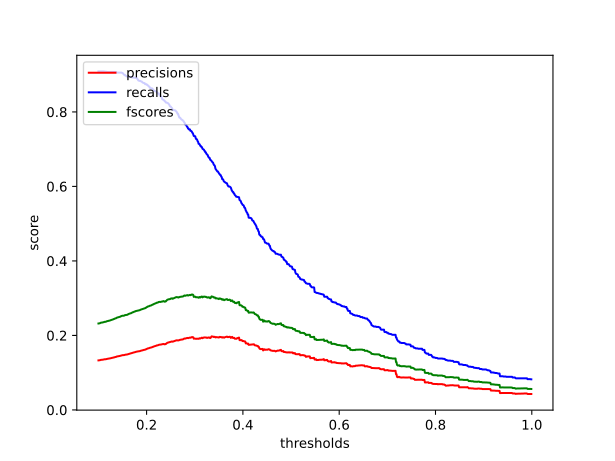

Reproduce this figure in Python.
import os
import csv
import math
import numpy as np
import matplotlib.pyplot as plt
from queue import PriorityQueue as PQ

directory = [os.getcwd() + '/new_processed-data-labeled', os.getcwd() + '/processed-data-unlabeled']

text = 0
lemma = 1
dic_word = 2
word_index = 3
pos = 4
dep = 5
stop = 6
label = 7

doc_with_term = {} # term -> number of documents with term t in it
total_num_of_doc = 0 # total number of documents

def build_dic(cwds):
	global doc_with_term
	global total_num_of_doc

	occ_in_this_doc = {} # term -> number of times term t appears in a document

	for cwd in cwds:

		for filename in os.listdir(cwd):
			
			if filename != None and filename[0] != 'p':
				continue

			with open(os.path.join(cwd, filename), 'r') as csv_file:
				csv_reader = csv.reader(csv_file, delimiter=',')

				for row in csv_reader:
					if row[dic_word] not in occ_in_this_doc:
						occ_in_this_doc[row[dic_word]] = 1
					else:
						occ_in_this_doc[row[dic_word]] += 1

				for k in occ_in_this_doc:
					if k not in doc_with_term:
						doc_with_term[k] = 1
					else:
						doc_with_term[k] += 1

				total_num_of_doc += 1
				occ_in_this_doc.clear()

	return doc_with_term, total_num_of_doc

def calc_tfidf(cwd, filename, threshold):
	global doc_with_term
	global total_num_of_doc

	tp = 0
	fp = 0
	fn = 0
	tn = 0
	
	occ_in_this_doc = {}
	keywords = set()

	with open(os.path.join(cwd, filename), 'r') as csv_file:
			csv_reader = csv.reader(csv_file, delimiter=',')

			for row in csv_reader:
				if row[dic_word] not in occ_in_this_doc:
					occ_in_this_doc[row[dic_word]] = 1
				else:
					occ_in_this_doc[row[dic_word]] += 1

				if row[label] == '1':
					keywords.add(row[lemma].lower())

			word_count = sum(occ_in_this_doc.values())

			scores = []

			for k in occ_in_this_doc:
				tf = occ_in_this_doc[k]/word_count
				idf = math.log(total_num_of_doc/doc_with_term[k])
				tfidf = tf * idf

				# print(tfidf)
				
				if tfidf > threshold:
					if k in keywords:
						tp += 1
					else:
						fp += 1
				else:
					if k in keywords:
						fn += 1
					else:
						tn += 1

			occ_in_this_doc.clear()
			keywords.clear()

	precision = 0
	recall = 0

	if tp+fp != 0:
		precision = tp/(tp+fp) * word_count

	if tp+fn != 0:
		recall = tp/(tp+fn) * word_count

	return precision, recall, word_count


def cross_validation(thresholds):
	precisions = []
	recalls = []
	fscores = []

	for threshold in thresholds:
		# print("#####", threshold)
		i = 0
		precision = 0
		recall = 0
		word_count = 0
		
		for filename in os.listdir(directory[0]):

			if filename != None and filename[0] != 'p':
					continue

			if i < 900:
				i += 1
				continue

			i += 1

			p, r, w = calc_tfidf(directory[0], filename, threshold)

			# print(i, p, r, w)

			precision += p
			recall += r
			word_count += w

		precision = precision/word_count
		recall = recall/word_count

		precisions.append(precision)
		recalls.append(recall)

		if precision == 0 and recall != 0:
			fscores.append(2/(1/recall))
		elif precision != 0 and recall == 0:
			fscores.append(2/(1/precision))
		elif precision == 0 and recall == 0:
			fscores.append(0)
		else:
			fscores.append(2/(1/recall + 1/precision))

	max_index = np.argmax(np.asarray(fscores))
	print('precision:', precisions[max_index])
	print('recall:', recalls[max_index])
	print('fscore:', fscores[max_index])
	print('threshold:', thresholds[max_index])
	return precisions, recalls, fscores


def plot(thresholds, precisions, recalls, fscores):
	plt.plot(thresholds, precisions, 'r')
	plt.plot(thresholds, recalls, 'b')
	plt.plot(thresholds, fscores, 'g')
		
	plt.xlabel('thresholds')
	plt.ylabel('score')
	plt.legend(['precisions', 'recalls', 'fscores'], loc='upper left')
	plt.savefig('tfidf.svg', format = 'svg')


thresholds = np.arange(0.1, 1, 0.001)
doc_with_term, total_num_of_doc = build_dic(directory)
precisions, recalls, fscores = cross_validation(thresholds)
plot(thresholds, precisions, recalls, fscores) 
